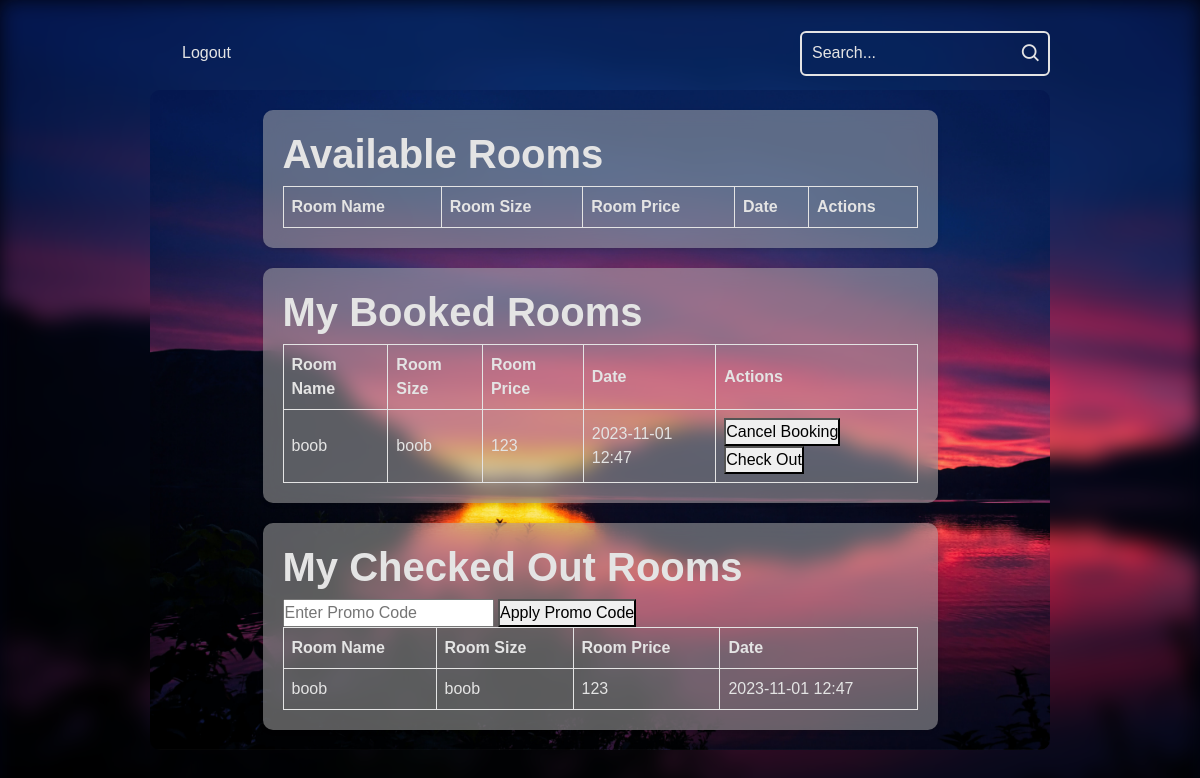
Before: /student (signed in) with the older database file.
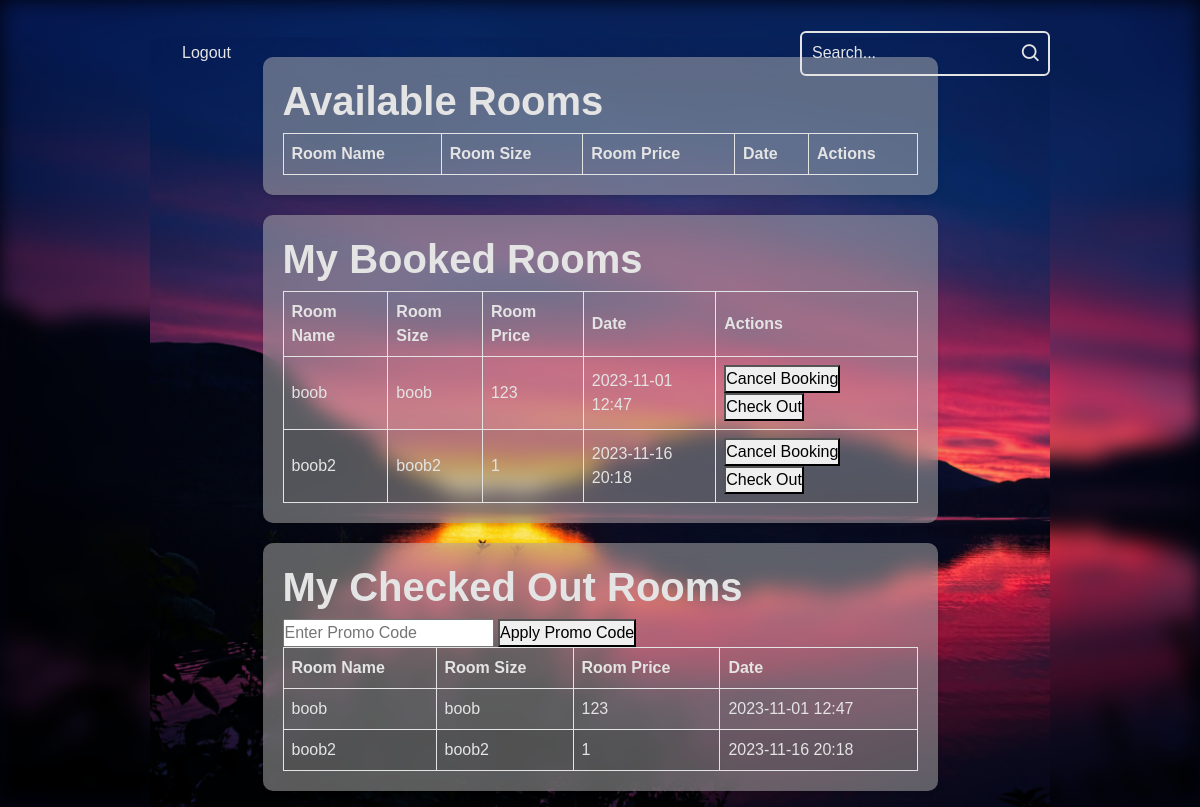
After: the same page with the newer database file.
### website/models.py (models this page shows)
class Rooms(db.Model):
    __tablename__ = 'rooms'
    id = db.Column(db.Integer, primary_key=True)
    date = db.Column(db.DateTime(timezone=True))
    room_name = db.Column(db.String(150))
    room_size = db.Column(db.String(150))
    room_price = db.Column(db.Integer)
    user_id = db.Column(db.Integer, db.ForeignKey('user.id'))
    checkout = db.Column(db.Boolean, default=False)
    __table_args__ = (UniqueConstraint('date', 'room_name', name='_date_room_name_uc'),)

### website/views.py (the view)
@views.route('/student', methods=['GET', 'POST'])
@login_required
def student_page():
    rooms = Rooms.query.filter_by(user_id=None).all()  # Query rooms without a user_id (i.e., rooms that are not booked yet)
    booked_rooms = Rooms.query.filter_by(user_id=current_user.id).all()  # Fetch rooms booked by the current student
    checked_out_rooms = Rooms.query.filter_by(user_id=current_user.id, checkout=True).all()  # Query rooms that are checked out by the current student
    return render_template('student.html', user=current_user, rooms=rooms, booked_rooms=booked_rooms, checked_out_rooms=checked_out_rooms)

### website/__init__.py (called while the page is built)
def create_app():
    app = Flask(__name__)
    app.config['SECRET_KEY'] = 'hjshjhdjah kjshkjdhjs'
    app.config['SQLALCHEMY_DATABASE_URI'] = f'sqlite:///{DB_NAME}'
    app.static_folder = 'static'
    db.init_app(app)
    from .views import views
    from .auth import auth
    from .teacher import teacher
    from .student import student
    app.register_blueprint(views, url_prefix='/')
    app.register_blueprint(auth, url_prefix='/')
    app.register_blueprint(teacher, url_prefix='/')
    app.register_blueprint(student, url_prefix='/')
    from .models import User, Note, Rooms
    with app.app_context():
        db.create_all()
    login_manager = LoginManager()
    login_manager.login_view = 'auth.login'
    login_manager.init_app(app)
    @login_manager.user_loader
    def load_user(id):
        return User.query.get(int(id))
    return app

### website/templates/student.html (shortened to what this page needs)
{% extends 'base.html' %}
{% block content %}
<div class="container2">
<div class="view-rooms-section">
    <h2>Available Rooms</h2>
    <table>
        <thead>
            <tr>
                <th>Room Name</th>
                <th>Room Size</th>
                <th>Room Price</th>
                <th>Date</th>
                <th>Actions</th>
            </tr>
        </thead>
    </table>
</div>
<div class="booked-rooms-section">
    <h2>My Booked Rooms</h2>
    <table>
        <thead>
            <tr>
                <th>Room Name</th>
                <th>Room Size</th>
                <th>Room Price</th>
                <th>Date</th>
                <th>Actions</th>
            </tr>
        </thead>
        <tbody>
            {% for room in booked_rooms %}
            <tr>
                <td>{{ room.room_name }}</td>
                <td>{{ room.room_size }}</td>
                <td>{{ room.room_price }}</td>
                <td>{{ room.date.strftime('%Y-%m-%d %H:%M') }}</td>
                <td>
                    <form method="post" action="{{ url_for('student.cancel_booking', room_id=room.id) }}" style="display: inline-block;">
                        <button type="submit">Cancel Booking</button>
                    </form>
                    <form method="post" action="{{ url_for('student.checkout', room_id=room.id) }}" style="display: inline-block;">
                        <button type="submit">Check Out</button>
                    </form>
                </td>
            </tr>
            {% endfor %}
        </tbody>
    </table>
</div>
<div class="checked-out-rooms-section">
    <h2>My Checked Out Rooms</h2>
    <div class="promo-code-section">
        <input type="text" id="promo-code" placeholder="Enter Promo Code">
        <button onclick="applyPromoCode()">Apply Promo Code</button>
    </div>
    <table>
        <thead>
            <tr>
                <th>Room Name</th>
                <th>Room Size</th>
                <th>Room Price</th>
                <th>Date</th>
            </tr>
        </thead>
        <tbody>
            {% for room in checked_out_rooms %}
                <tr>
                    <td>{{ room.room_name }}</td>
                    <td>{{ room.room_size }}</td>
                    <td id="room-price-{{ room.id }}">{{ room.room_price }}</td>
                    <td>{{ room.date.strftime('%Y-%m-%d %H:%M') }}</td>
                </tr>
            {% endfor %}
        </tbody>
    </table>
</div>
</div>
{% endblock %}

Changed rows visible on the page:
added Rooms: room_name "boob2", room_size "boob2", room_price "1", date "2023-11-16 20:18"
